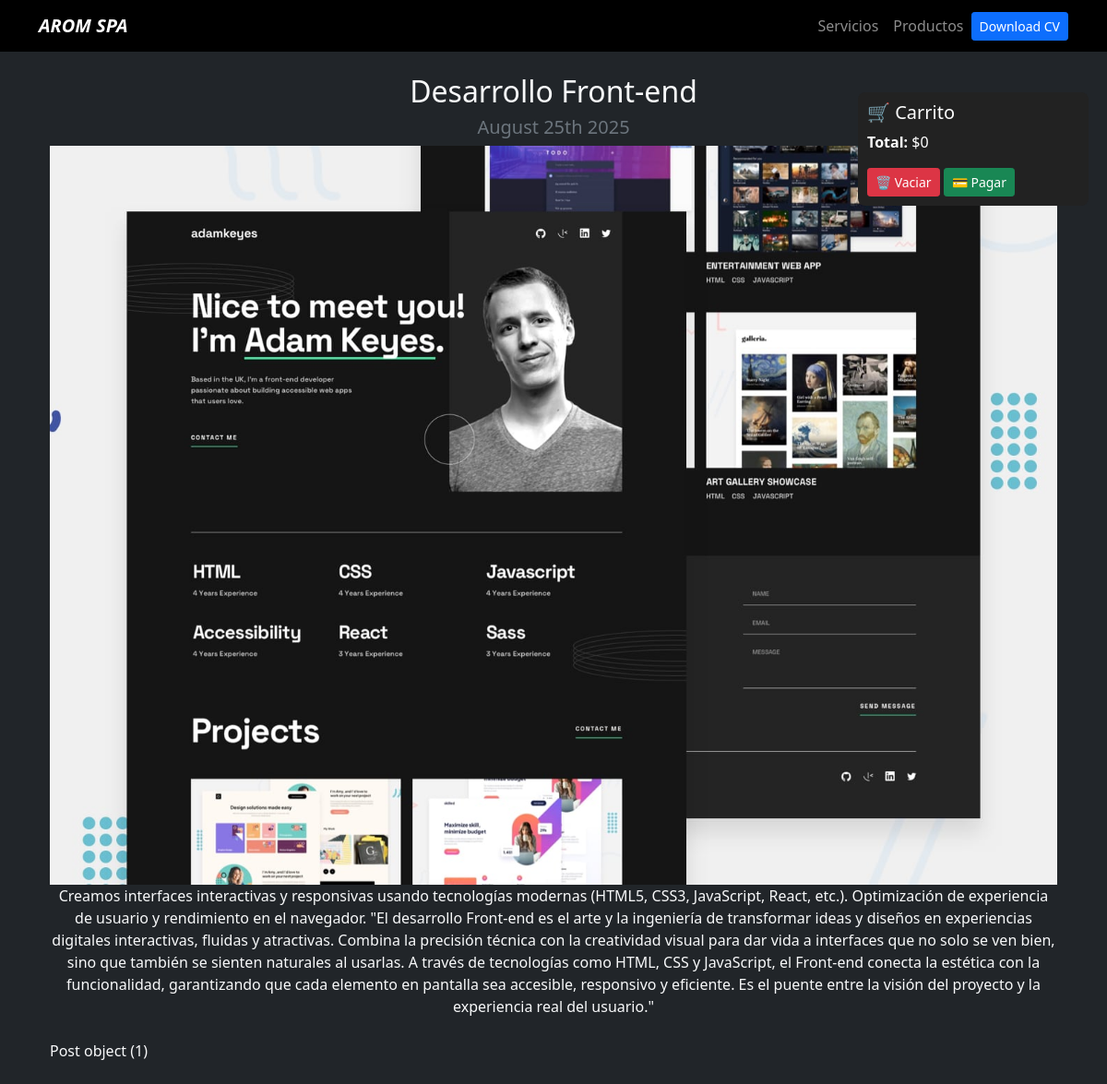
The page /blog/1 on the database its author committed.
### blog/models.py (models this page shows)
class Post(models.Model):
    title = models.CharField(max_length=100)
    description = models.TextField()
    image = models.ImageField(upload_to='blog/images/')
    date = models.DateField(datetime.date.today)

### blog/views.py (the view)
# urls.py: urlpatterns = [path('', render_posts, name='posts'), path('<int:post_id>',post_detail, name='post_detail')
def post_detail(request, post_id):
    post = get_object_or_404(Post, pk=post_id)
    return render(request, 'post_detail.html', {'post': post})

### blog/templates/post_detail.html
{% extends 'layout.html' %}
{% block content%}
<div class="text-center">
    <h2>{{post.title}}</h2>
    <h3 class="my-2 h5 text-muted">{{post.date|date:'F jS Y'}}</h3>
     <img src="{{post.image.url}}" alt="{{post.title}}" class="img-fluid"/>
    <div class="mb-4">
        <p>{{post.description|safe}}</p>
    </div>
</div>
{{post}}
{% endblock%}

### portfolio/static/main.css (style rules this page uses)
body { background: #090909; }

### rows shown on the page
Post: title "Desarrollo Front-end", date "August 25th 2025", image (picture), description "Creamos interfaces interactivas y responsivas usando tecnologías modernas (HTML5, CSS3, JavaScript, React, etc.). Optimización de experiencia de usuario y rendimiento en el navegador. \"El desarrollo Front-end es el arte y la ingeniería de transformar ideas y diseños en experiencias digitales interactivas, fluidas y atractivas. Combina la precisión técnica con la creatividad visual para dar vida a interfaces que no solo se ven bien, sino que también se sienten naturales al usarlas. A través de tecnologías como HTML, CSS y JavaScript, el Front-end conecta la estética con la funcionalidad, garantizando que cada elemento en pantalla sea accesible, responsivo y eficiente. Es el puente entre la…", id "Post object (1)"
